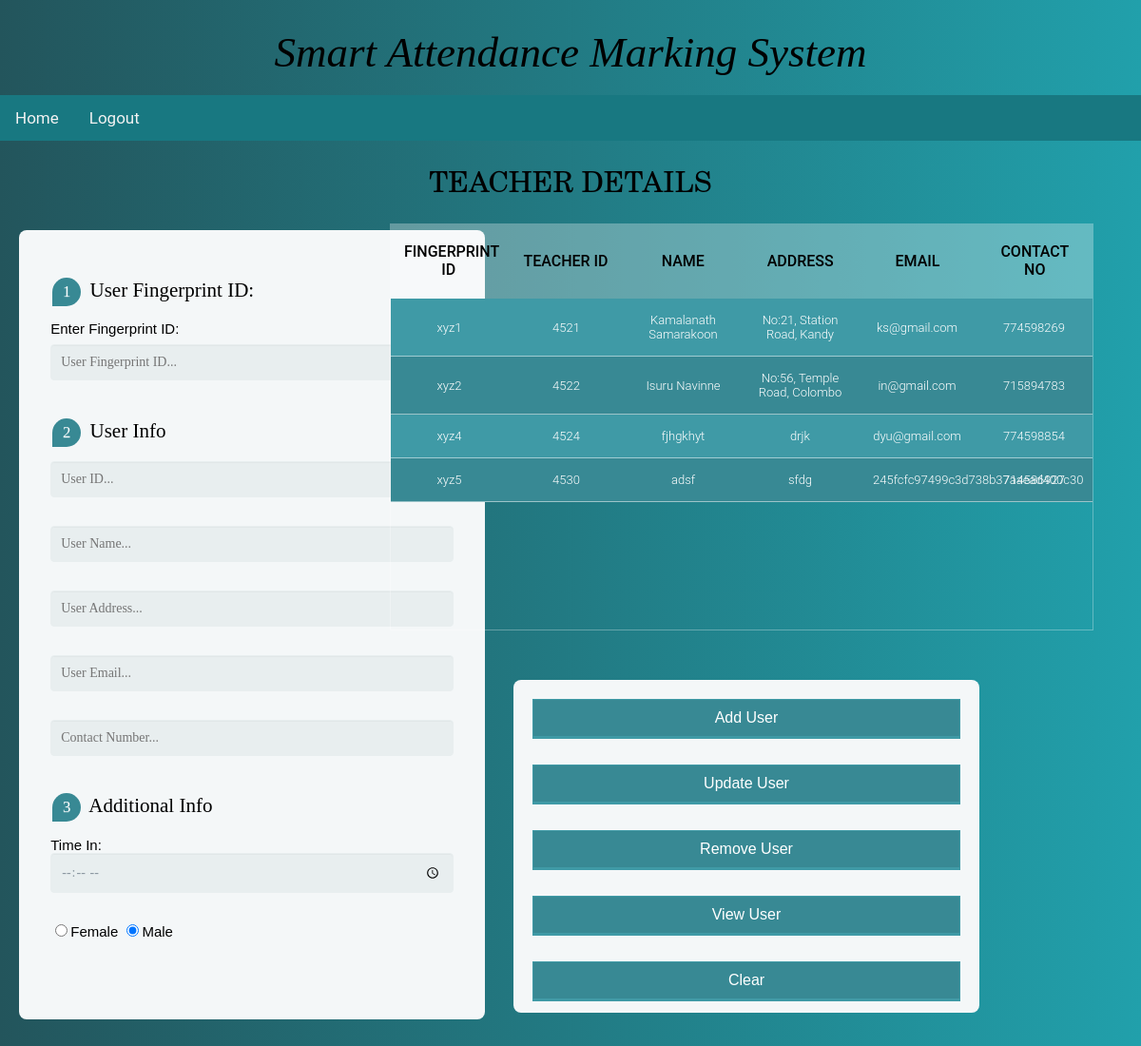
/products.php, run on the app's committed database.
### tables this page shows
CREATE TABLE `teacher2` (
  `FINGERPRINT_ID` varchar(50) NOT NULL,
  `TEACHER_ID` varchar(10) NOT NULL,
  `NAME` varchar(50) NOT NULL,
  `ADDRESS` varchar(50) NOT NULL,
  `EMAIL` varchar(50) NOT NULL,
  `CONTACT_NO` int(20) NOT NULL
);

### server.php (called while the page is built, shortened)
<?php
   $finger_id="";
   $teacher_id="";
   $name="";
   $teaaddress="";
   $teaemail="";
   $teacontact="";
   $time="";
?>

### products.php (the view, shortened to what this page needs)
<?php include ('server.php'); ?>
<!DOCTYPE html>
<html>
<head>
<link rel="stylesheet" type="text/css" href="css/student.css">
</head>
<body>
	<?php include'header/headeradm.php';?>
	<form method="post" action="products.php">
	<main>
	<h1 class="slideInDown animated">Teacher Details</h1>
	<div class="form-style-5 slideInDown animated">
		<div class="alert">
		</div>
		<form>
			<fieldset>
			<legend><span class="number">1</span> User Fingerprint ID:</legend>
				<label>Enter Fingerprint ID:</label>
				<input type="text" name="finger_id" placeholder="User Fingerprint ID..." value="<?php echo $finger_id; ?>">
			</fieldset>
			<fieldset>
				<legend><span class="number">2</span> User Info</legend>
				<input type="text" name="teacher_id" placeholder="User ID..." value="<?php echo $teacher_id; ?>">
				<input type="text" name="name" placeholder="User Name..." value="<?php echo $name; ?>">
				<input type="text" name="teaaddress" placeholder="User Address..." value="<?php echo $teaaddress; ?>">
				<input type="text" name="teaemail" placeholder="User Email..." value="<?php echo $teaemail; ?>">
				<input type="text" name="teacontact" placeholder="Contact Number..." value="<?php echo $teacontact; ?>">
			</fieldset>
			<fieldset>
			<legend><span class="number">3</span> Additional Info</legend>
			<label>
				Time In:
				<input type="time" name="time" value="<?php echo $time; ?>">
				<input type="radio" name="gender" class="gender" value="Female">Female
	          	<input type="radio" name="gender" class="gender" value="Male" checked="checked">Male
	      	</label >
			</fieldset>
		</form>
	</div>
		<div class="side">
			<div class="form-style-6 slideInRight animated">
				<button type="submit" name="proinsert" class="btn">Add User</button><br/>
				<button type="submit" name="proupdate" class="btn">Update User</button><br/>
				<button type="submit" name="prodelete" class="btn">Remove User</button><br/>
				<button type="submit" name="proview"  class="btn">View User</button><br/>
				<button type="submit" name="proclear" class="btn">Clear</button><br/>
		</div>
		</div>
	<div class="section">
		<div class="tbl-header slideInRight animated">
		    <table cellpadding="0" cellspacing="0" border="0">
		      <thead>
		        <tr>
	        	  <th>Fingerprint ID</th>
		          <th>Teacher Id</th>
		          <th>Name</th>
		          <th>Address</th>
		          <th>Email</th>
		          <th>Contact No</th>
		        </tr>
		      </thead>
		    </table>
		</div>
		<div class="tbl-content slideInRight animated">
		    <table cellpadding="0" cellspacing="0" border="0">
		      <tbody>
        <?php
            $db=mysqli_connect('localhost','root','','attendance2');
          $sql=mysqli_query($db,"SELECT FINGERPRINT_ID,TEACHER_ID,NAME, ADDRESS, EMAIL,CONTACT_NO FROM teacher2 GROUP BY TEACHER_ID, FINGERPRINT_ID");
               while ($row    = mysqli_fetch_array($sql,MYSQLI_NUM)){
        echo "<tr><td>";
        echo $row[0];
        echo "</td><td>";
        echo $row[1];
        echo "</td><td>";
        echo $row[2];
        echo "</td><td>";
        echo $row[3];
        echo "</td><td>";
        echo $row[4];
        echo "</td><td>";
        echo $row[5];
        echo "</td></tr>";
      }
        ?>
      </tbody>
		</div>
	</div>
</main>
</body>
</html>

### css/student.css (style rules this page uses)
.form-style-5 { max-width: 490px; height: 830px; padding: 10px 20px; background: #f4f7f8; margin: 30px 20px; padding: 20px; background: #f4f7f8; border-radius: 8px; font-family: Georgia, "Times New Roman", Times, serif; }
.form-style-6 { max-width: 490px; height: 350px; padding: 10px 20px; background: #f4f7f8; margin: 30px 20px; padding: 20px; background: #f4f7f8; border-radius: 8px; font-family: Georgia, "Times New Roman", Times, serif; }
.side { margin: 0px; width: 680px; height: 300px; display: block; float: right; position: absolute; top: 685px; right: 0; }
.form-style-5 fieldset { border: none; margin-top: 0; }
.form-style-5 legend { font-size: 1.4em; margin-bottom: 10px; }
.form-style-5 label { display: block; margin-bottom: 8px; font-family: Verdana, sans-serif; }
.form-style-5 input[type="text"], .form-style-5 input[type="password"], .form-style-5 input[type="email"], .form-style-5 input[type="number"], .form-style-5 input[type="time"] { font-family: Georgia, "Times New Roman", Times, serif; background: rgba(255,255,255,.1); border: none; border-radius: 4px; font-size: 14px; margin: 0; outline: 0; padding: 10px; width: 100%; box-sizing: border-box; -webkit-box-sizing: border-box; -moz-box-sizing: border-box; background-color: #e8eeef; color:#8a97a0; -webkit-box-shadow: 0 1px 0 rgba(0,0,0,0.03) inset; box-shadow: 0 1px 0 rgba(0,0,0,0.03) inset; margin-bottom: 30px; border: 1px solid #e8eeef; }
.form-style-5 .number { background: #388994; color: #fff; height: 30px; width: 30px; display: inline-block; font-size: 0.8em; margin-right: 4px; line-height: 30px; text-align: center; text-shadow: 0 1px 0 rgba(255,255,255,0.2); border-radius: 15px 15px 15px 0px; }
.form-style-6 button { position: relative; display: block; padding: 10px 39px 10px 39px; color: #FFF; margin: 0 auto; background: #388994; font-size: 16px; text-align: center; font-style: normal; width: 100%; border: 1px solid #3f9aa6; border-width: 1px 1px 3px; margin-bottom: 10px; }
.form-style-5 .alert { width: 100%; height: 30px; }
h1 { font-size: 30px; color: #000; text-transform: uppercase; font-weight: 300; font-family: New Century Schoolbook, TeX Gyre Schola, serif; text-align: center; margin-bottom: 15px; }
table { width:100%; table-layout: fixed; }
.tbl-header { background-color: rgba(255,255,255,0.3); }
.tbl-content { height: 350px; overflow-x:auto; margin-top: 0px; border: 1px solid rgba(255,255,255,0.3); }
th { padding: 20px 15px; text-align: center; font-weight: 500; font-size: 16px; color: #000; text-transform: uppercase; }
td { padding: 15px; text-align: center; vertical-align:middle; font-weight: 300; font-size: 13px; color: #fff; border-bottom: solid 1px rgba(255,255,255,0.5); }
.section { margin: 50px; width: 740px; display: block; float: right; position: absolute; top: 185px; right: 0; }
.section { overflow-x:hidden; }
.slideInRight { animation-name: slideInRight; }
.slideInDown { animation-name: slideInDown; }
.animated { animation-duration: 1s; animation-fill-mode: both; }

### css/header.css (style rules this page uses)
* { text-decoration: none; box-sizing: border-box; }
body { background: -webkit-linear-gradient(left, #0e251f, #21a0ab); background: linear-gradient(to right, #23555c, #21a0ab); font-family: 'Roboto', sans-serif; margin: 0; font-size: 15px; }
header, main { width: 100%; display: block; margin: 0 auto; }
tbody tr:nth-child(even) { background-color: #388994; }
tbody tr:nth-child(odd) { background-color: #3f9aa6; }

### data on the page
teacher2: FINGERPRINT_ID "xyz1", TEACHER_ID "4521", NAME "Kamalanath Samarakoon", ADDRESS "No:21, Station Road, Kandy", EMAIL "ks@gmail.com", CONTACT_NO "774598269"
teacher2: FINGERPRINT_ID "xyz2", TEACHER_ID "4522", NAME "Isuru Navinne", ADDRESS "No:56, Temple Road, Colombo", EMAIL "in@gmail.com", CONTACT_NO "715894783"
teacher2: FINGERPRINT_ID "xyz4", TEACHER_ID "4524", NAME "fjhgkhyt", ADDRESS "drjk", EMAIL "dyu@gmail.com", CONTACT_NO "774598854"
teacher2: FINGERPRINT_ID "xyz5", TEACHER_ID "4530", NAME "adsf", ADDRESS "sfdg", EMAIL "245fcfc97499c3d738b37aaead400c30", CONTACT_NO "714586927"
